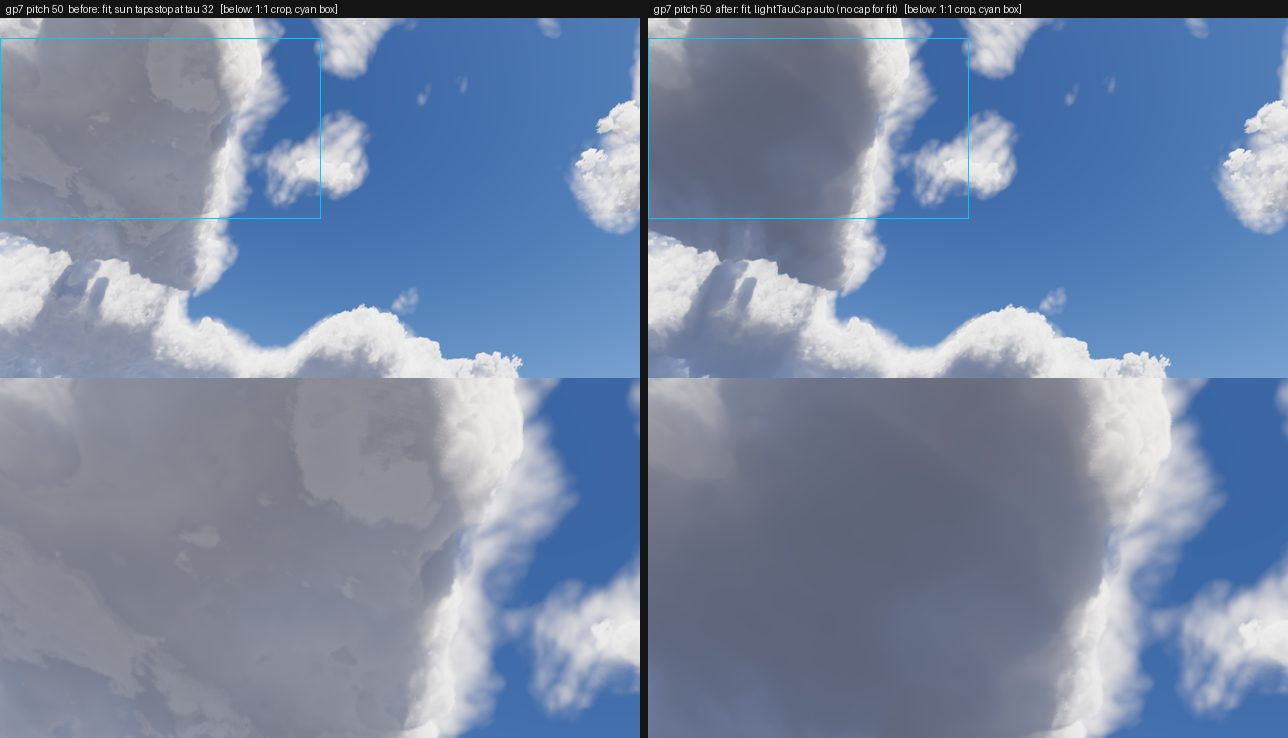

Write the Python code that produced this figure.
# P1.3a sheet: gp7@look:0:50 with fit lighting; columns before (main) | after (lightTauCap auto); under each a 1:1 crop of the patchy base.
# Run from this directory: python3 sheet.py
from PIL import Image, ImageDraw
CX, CY = 0, 40   # top-left of the 640x360 1:1 crop, full-res pixels (cyan box)
W, FH, CH, LH = 640, 360, 360, 18
sheet = Image.new('RGB', (2 * W + 8, LH + FH + CH), (20, 20, 20))
d = ImageDraw.Draw(sheet)
for c, (s, name) in enumerate([('before', 'before: fit, sun taps stop at tau 32'), ('after', 'after: fit, lightTauCap auto (no cap for fit)')]):
    im = Image.open(f'{s}/gp7@look:0:50.png').convert('RGB')
    x0 = c * (W + 8)
    d.text((x0 + 6, 3), f'gp7 pitch 50  {name}   [below: 1:1 crop, cyan box]', fill=(230, 230, 230))
    sheet.paste(im.resize((W, FH), Image.LANCZOS), (x0, LH))
    sheet.paste(im.crop((CX, CY, CX + W, CY + CH)), (x0, LH + FH))
    d.rectangle((x0 + CX // 2, LH + CY // 2, x0 + CX // 2 + W // 2, LH + CY // 2 + CH // 2), outline=(0, 200, 255))
sheet.save('sheet.jpg', quality=82)
